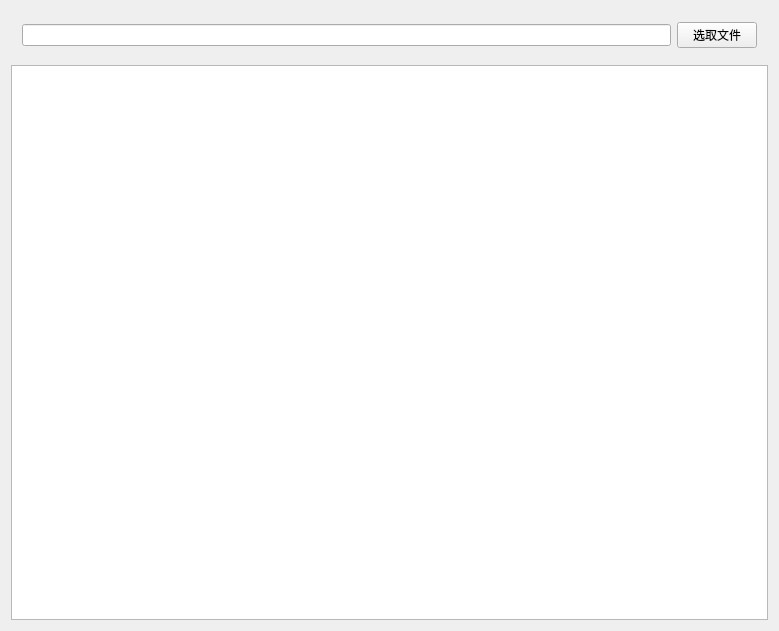
<?xml version="1.0" encoding="UTF-8"?>
<ui version="4.0">
 <class>Widget</class>
 <widget class="QWidget" name="Widget">
  <property name="geometry">
   <rect>
    <x>0</x>
    <y>0</y>
    <width>779</width>
    <height>631</height>
   </rect>
  </property>
  <property name="windowTitle">
   <string>Widget</string>
  </property>
  <layout class="QVBoxLayout" name="verticalLayout">
   <item>
    <widget class="QWidget" name="widget" native="true">
     <layout class="QHBoxLayout" name="horizontalLayout">
      <item>
       <widget class="QLineEdit" name="lineEdit"/>
      </item>
      <item>
       <widget class="QPushButton" name="pushButton">
        <property name="text">
         <string>选取文件</string>
        </property>
       </widget>
      </item>
     </layout>
    </widget>
   </item>
   <item>
    <widget class="QTextEdit" name="textEdit"/>
   </item>
  </layout>
 </widget>
 <layoutdefault spacing="6" margin="11"/>
 <resources/>
 <connections/>
</ui>
